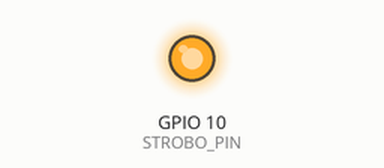
Recording of a sketch running on a simulated ESP8266 (NodeMCU). On the bench: output pins drawn as LEDs (lit = HIGH). WiFi joins after 1.5 s; servers stay silent unless stated; what the sketch prints to the serial monitor is not drawn.

Above: at 1.9 s.
Timing chart, 0 to 3.4 s (numbered marks = the images above):
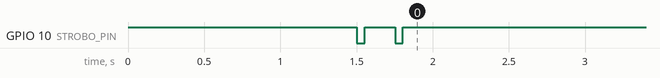

The sketch:

strobo_receiver.ino
```cpp
#include <Arduino.h>
#include <ESP8266WiFi.h>
#include <WiFiUdp.h>

char buffer[3];
int8_t i = 0;
uint16_t dmxchannel;
uint8_t dmxvalue;
bool dataready = false;

unsigned long pingtime = 0;
unsigned long reconnecttime = 0;
unsigned long ontimer = 0;
unsigned long offtimer = 0;

unsigned short ontime = 255;
unsigned short offtime = 0;
unsigned short brightness = 255;

const char* ssid = "tupsu";

char server[] = "jiihon.com";
WiFiClient client;
//WiFiUDP Udp;

#define STROBO_PIN 10


void setup() {
  Serial.begin(115200);
  pinMode(STROBO_PIN, OUTPUT);
  digitalWrite(STROBO_PIN, HIGH);
  set_timer(&ontimer, ontime);

  Serial.print("Connecting to ");
  Serial.println(ssid);
  WiFi.mode(WIFI_STA);
  WiFi.begin(ssid);
  while (WiFi.status() != WL_CONNECTED) {
    delay(500);
    Serial.print(".");
  }
  Serial.println(""); Serial.println("WiFi connected");
  Serial.println("IP address: "); Serial.println(WiFi.localIP());

  digitalWrite(STROBO_PIN, LOW);
  delay(50);
  digitalWrite(STROBO_PIN, HIGH);

  while (!client.connect(server, 9999)) {}
  Serial.println("Connected to "); Serial.println(server);
  client.print("cbsZ\n"); //Transmit password

  digitalWrite(STROBO_PIN, LOW);
  delay(50);
  digitalWrite(STROBO_PIN, HIGH);

  set_timer(&pingtime, 60000);
  set_timer(&reconnecttime, 3600000);
}


void loop() {

  char readchar;

  while (client.available() && i<3) {

    readchar = client.read();
    //Serial.println((unsigned int)readchar);

    // DMX command
    if(i==0 && (readchar&127) =='D') {
      dmxchannel = readchar&128;
    }
    // Ping command
    else if(i==0 && (readchar&127) == 'P') {
      client.print("STROBO HELLO\n");
      i=2;
    }
    // Print DMX log
    else if(i==0 && (readchar&127) == 'L') {
      //logdmx();
      i=2;
    }
    else if(i==0) {
      // First char did not contain valid header!
      i--;
    }
    else if(i==1){
      dmxchannel = dmxchannel<<1 | readchar;
    }
    else if(i==2){
      dmxvalue = readchar;
      dataready = true;
      Serial.println("Data ready");
    }

    if(i<2) {
      i++;
    }
    else {
      i = 0;
    }

    if (dataready) {
      // DO SOMETHING!

      // DMX Channel 8 = Ontime
      // DMX Channel 9 = Offtime

      Serial.print("DMX Data: "); Serial.print(dmxchannel); Serial.print(" "); Serial.println(dmxvalue);

      if(dmxchannel==8) {
        ontime = dmxvalue;
      }
      else if(dmxchannel==9) {
        offtime = dmxvalue;
        // reset timers
        ontimer=0;
        offtimer=0;
        set_timer(&ontimer, 0);
      }

      dataready = false;

    }
  }


  // Timer handlers
  if(timer(&ontimer)) {
    if(ontime>0) {
      digitalWrite(STROBO_PIN, HIGH);
    }
    set_timer(&offtimer, ontime*10);

  }

  if(timer(&offtimer)) {
    if(offtime>0) {
      digitalWrite(STROBO_PIN, LOW);
    }
    set_timer(&ontimer, offtime*10);
  }

  if(timer(&pingtime)) {
    size_t retval;
    retval = client.print("STROBO HELLO\n");
    Serial.println("STROBO HELLO\n");

    if(!retval) {
      reconnect();
    }
    set_timer(&pingtime, 60000);
  }

  if(timer(&reconnecttime)) {
    reconnect();
    set_timer(&reconnecttime, 3600000);
  }
}


// Reconnect on error
void reconnect() {
    Serial.println("Reconnecting...");
    client.stop();
    while (!client.connect(server, 9999)) {}
    client.print("cbsZ\n"); //Transmit password
    Serial.println("done\n");
}

boolean timer(unsigned long *trigger)
{
  if (*trigger && (long)(millis() - *trigger) >= 0)
  {
    *trigger = 0;
    return true;
  }
  else
    return false;
}

void set_timer(unsigned long *timer, unsigned long value)
{
  *timer = millis() + value;
  if (*timer == 0)
    (*timer)++;
}
```
